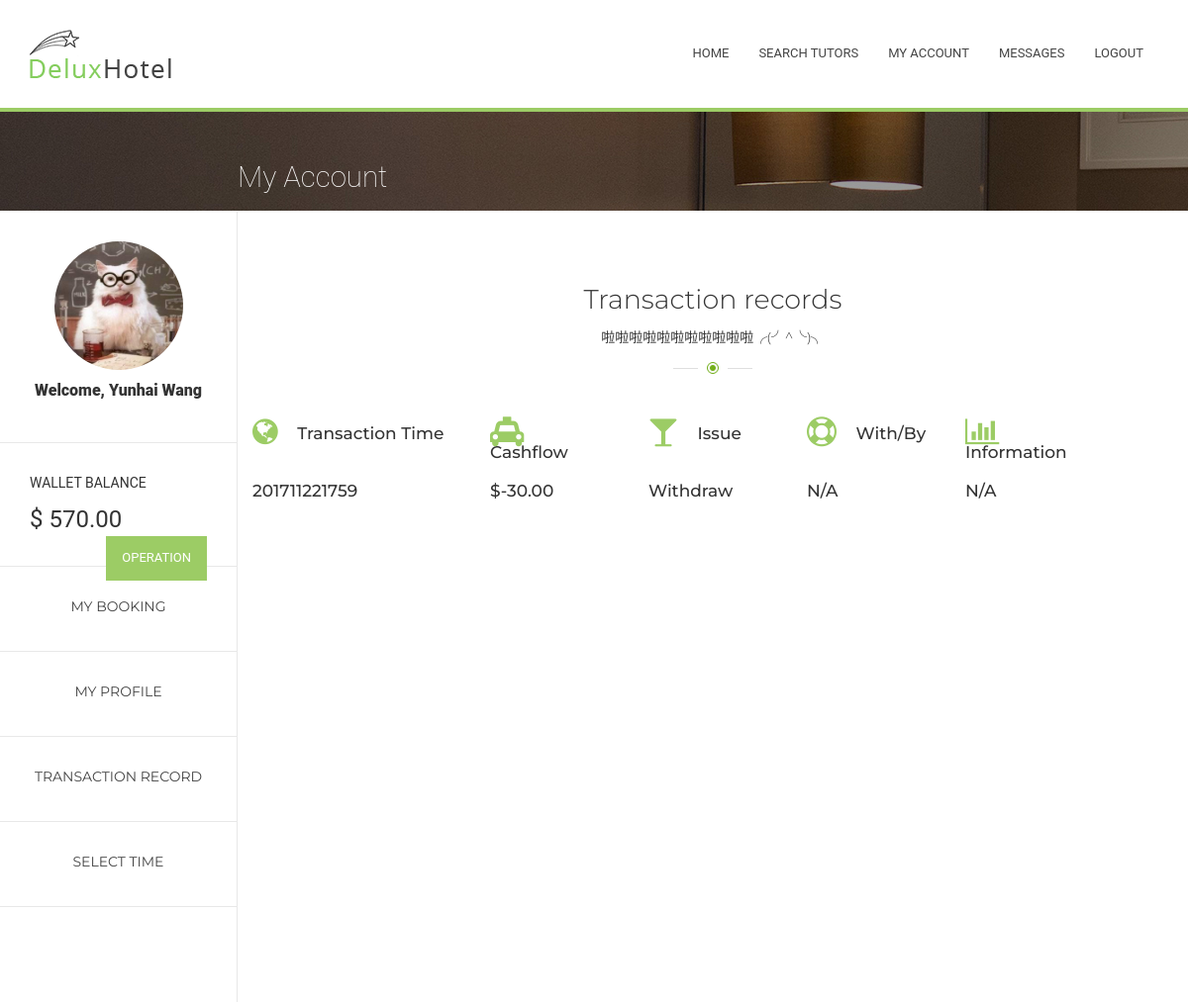
Page /Tutorial/1/myAccount/mytransaction/ (signed in) on the committed database.
### Tutorial/models.py (models this page shows, shortened)
class MyUser(models.Model):
    user = models.ForeignKey(User, on_delete = models.CASCADE )
    wallet = models.ForeignKey(Wallet, on_delete = models.CASCADE)
    profile_content = models.CharField(max_length=2000, default="")
    phone = models.IntegerField(null = True)
    image = models.ImageField(upload_to='profile_image', blank=True)

class Wallet(models.Model):
    balance = models.DecimalField(max_digits=10, decimal_places=2, default=0.0)

class Transaction(models.Model):
    myuser = models.ForeignKey(MyUser, on_delete=models.CASCADE)
    time = models.CharField(max_length=12)  # transaction time, yyyymmddhhmm
    cashflow = models.DecimalField(max_digits=10, decimal_places=2, default=0.0) #this should be double instead of integer because deposit can be double
    information = models.ForeignKey(TutorialSession, on_delete=models.CASCADE, blank=True, null=True) #can be himself, or another user
    type = models.IntegerField()

### Tutorial/views.py (the view)
# urls.py: url(r'^(?P<myuser_id>[0-9]+)/myAccount/mytransaction/$', views.mytransaction, name='mytransaction'),
def mytransaction(request, myuser_id): #TODO filter thirty days!
    if not request.user.is_authenticated(): #visitor or client
        return render(request, 'home.html')
    if not MyUser.objects.filter(user=request.user):
        HttpResponseRedirect('/Tutorial/admin/')
    myuser = MyUser.objects.get(user=request.user) #myuser = get_object_or_404(MyUser, pk=myuser_id)
    student_list = ""
    tutor_list = ""
    isstudent = "0"
    istutor = "0"
    timeformat = '%Y%m%d%H%M'
    now = datetime.now()
    nowtime = time.mktime(now.timetuple())
    refdelta = int(60 * 60 * 24 * 29 + now.hour * 3600 + now.minute * 60 + now.second) #The last 29 days + today
    if Student.objects.filter(myuser=myuser):
        mystudent = Student.objects.get(myuser=myuser)
        isstudent = "1"
    list = filter(
        lambda session: nowtime - time.mktime(datetime.strptime(session.time, timeformat).timetuple()) <= refdelta,
        Transaction.objects.filter(myuser=myuser))
    if Tutor.objects.filter(myuser=myuser):
        mytutor = Tutor.objects.get(myuser=myuser)
        istutor = "1"
        return render(request, 'myaccount/mytransaction.html',{'user': myuser, 'list': list, 'isstudent': isstudent, 'istutor': istutor, 'tutor':mytutor})
    return render(request, 'myaccount/mytransaction.html', {'user':myuser, 'list': list, 'isstudent': isstudent, 'istutor': istutor })

### Tutorial/templates/myaccount/mytransaction.html (shortened to what this page needs)
{% extends "myaccount/myaccount.html" %}
{% block right %}
    <section class="section">
      <div class="container">
        <div class="title-main"><h2 class="h2">Transaction records<span class="title-secondary">啦啦啦啦啦啦啦啦啦啦啦╭(╯^╰)╮</span></h2></div>
        <div class="row">
          <div class="col-lg-3 col-md-4 col-sm-6">
            <h3 class="service_title"><i class="fa fa-globe"></i> Transaction Time</h3>
          </div>
          <div class="col-lg-2 col-md-4 col-sm-6">
            <h3 class="service_title"><i class="fa fa-taxi"></i> Cashflow</h3>
          </div>
          <div class="col-lg-2 col-md-4 col-sm-6">
            <h3 class="service_title"><i class="fa fa-glass"></i> Issue</h3>
          </div>
          <div class="col-lg-2 col-md-4 col-sm-6">
            <h3 class="service_title"><i class="fa fa-life-ring"></i> With/By</h3>
          </div>
          <div class="col-lg-2 col-md-4 col-sm-6">
            <h3 class="service_title"><i class="fa fa-bar-chart"></i> Information</h3>
          </div>
        </div>
          {% for session in  list %}
               <div class="row">
          <div class="col-lg-3 col-md-4 col-sm-6">
            <h3 class="service_title">{{ session.time }}</h3>
          </div>
          <div class="col-lg-2 col-md-4 col-sm-6">
            <h3 class="service_title"> ${{ session.cashflow }}</h3>
          </div>
        </div>
          {% endfor %}
      </div>
    </section>
{% endblock %}

### Tutorial/templates/myaccount/myaccount.html (shortened to what this page needs)
{% extends "Menu.html" %}
{% block content %}
<section class="breadcrumbs" style="background-image: url(/static/bootstrap/images/breadcrumbs/best-room.jpg)">
    <div class="right">
    <div class="row">
          <div class="col-md-6">
            <h1 class="h1">My Account</h1>
          </div>
        </div>
    </div>
        </section>
    <div class="left">
             <div class="avater" style="text-align : center;">
                    <img src="/static/bootstrap/images/best-rooms/1.jpg" style="width : 130px; height: 130px; border-radius: 130px; ">
                    <div class="small">Welcome, {{user.user.first_name}} {{user.user.last_name}}</div>
                 </div>
              <div class="avater" >
                  <div style="margin-bottom : 10px;">WALLET BALANCE</div>
                  <div style="font-size: 18pt; font-weight: 400; margin-top: 5px; margin-bottom: 0;">$ {{user.wallet.balance}}
                   <a href="{% url 'Tutorial:mywallet' user.id %}" class="moneyButton" ><div class ="btn btn-default">OPERATION</div></a>
                </div>
              </div>
              <a href="{% url 'Tutorial:mybooking' user.id %}"><div class="navbox">
                <div class="best-tutor_t">MY BOOKING</div>
                </div></a>
            <a href="{% url 'Tutorial:myprofile' user.id %}">
              <div class="navbox" >
                <div class="best-tutor_t">MY PROFILE</div>
                </div>
                </a>
            <a href="{% url 'Tutorial:mytransaction' user.id %}">
                <div class="navbox" >
                    <div class="best-tutor_t">TRANSACTION RECORD</div>
                </div>
            </a>
            {% if tutor %}
            <a href="{% url 'Tutorial:tutorTimeslot' user.id tutor.id %}" id="fortutoronly" >
                <div class="navbox" >
                    <div class="best-tutor_t">SELECT TIME</div>
                </div>
            </a>
            {% endif %}
     </div>
        <div class="right">
{% block right %}{% endblock%}
        </div>
{% endblock %}

### rows in the picture
MyUser: user.first_name "Yunhai", user.last_name "Wang", wallet.balance "570.00"
Transaction: time "201711221759", cashflow "-30.00"
